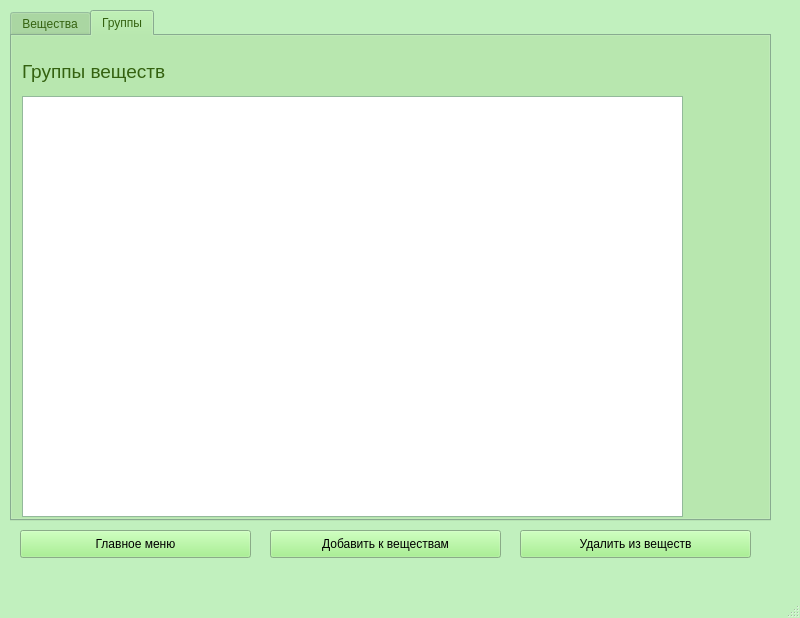
<?xml version="1.0" encoding="UTF-8"?>
<ui version="4.0">
 <class>MainWindow</class>
 <widget class="QMainWindow" name="MainWindow">
  <property name="geometry">
   <rect>
    <x>0</x>
    <y>0</y>
    <width>800</width>
    <height>618</height>
   </rect>
  </property>
  <property name="palette">
   <palette>
    <active>
     <colorrole role="WindowText">
      <brush brushstyle="SolidPattern">
       <color alpha="255">
        <red>52</red>
        <green>98</green>
        <blue>16</blue>
       </color>
      </brush>
     </colorrole>
     <colorrole role="Button">
      <brush brushstyle="SolidPattern">
       <color alpha="255">
        <red>147</red>
        <green>240</green>
        <blue>121</blue>
       </color>
      </brush>
     </colorrole>
     <colorrole role="Text">
      <brush brushstyle="SolidPattern">
       <color alpha="255">
        <red>44</red>
        <green>85</green>
        <blue>38</blue>
       </color>
      </brush>
     </colorrole>
     <colorrole role="Base">
      <brush brushstyle="SolidPattern">
       <color alpha="255">
        <red>255</red>
        <green>255</green>
        <blue>255</blue>
       </color>
      </brush>
     </colorrole>
     <colorrole role="Window">
      <brush brushstyle="SolidPattern">
       <color alpha="255">
        <red>193</red>
        <green>240</green>
        <blue>190</blue>
       </color>
      </brush>
     </colorrole>
    </active>
    <inactive>
     <colorrole role="WindowText">
      <brush brushstyle="SolidPattern">
       <color alpha="255">
        <red>52</red>
        <green>98</green>
        <blue>16</blue>
       </color>
      </brush>
     </colorrole>
     <colorrole role="Button">
      <brush brushstyle="SolidPattern">
       <color alpha="255">
        <red>147</red>
        <green>240</green>
        <blue>121</blue>
       </color>
      </brush>
     </colorrole>
     <colorrole role="Text">
      <brush brushstyle="SolidPattern">
       <color alpha="255">
        <red>44</red>
        <green>85</green>
        <blue>38</blue>
       </color>
      </brush>
     </colorrole>
     <colorrole role="Base">
      <brush brushstyle="SolidPattern">
       <color alpha="255">
        <red>255</red>
        <green>255</green>
        <blue>255</blue>
       </color>
      </brush>
     </colorrole>
     <colorrole role="Window">
      <brush brushstyle="SolidPattern">
       <color alpha="255">
        <red>193</red>
        <green>240</green>
        <blue>190</blue>
       </color>
      </brush>
     </colorrole>
    </inactive>
    <disabled>
     <colorrole role="WindowText">
      <brush brushstyle="SolidPattern">
       <color alpha="255">
        <red>120</red>
        <green>120</green>
        <blue>120</blue>
       </color>
      </brush>
     </colorrole>
     <colorrole role="Button">
      <brush brushstyle="SolidPattern">
       <color alpha="255">
        <red>147</red>
        <green>240</green>
        <blue>121</blue>
       </color>
      </brush>
     </colorrole>
     <colorrole role="Text">
      <brush brushstyle="SolidPattern">
       <color alpha="255">
        <red>120</red>
        <green>120</green>
        <blue>120</blue>
       </color>
      </brush>
     </colorrole>
     <colorrole role="Base">
      <brush brushstyle="SolidPattern">
       <color alpha="255">
        <red>193</red>
        <green>240</green>
        <blue>190</blue>
       </color>
      </brush>
     </colorrole>
     <colorrole role="Window">
      <brush brushstyle="SolidPattern">
       <color alpha="255">
        <red>193</red>
        <green>240</green>
        <blue>190</blue>
       </color>
      </brush>
     </colorrole>
    </disabled>
   </palette>
  </property>
  <property name="windowTitle">
   <string>MainWindow</string>
  </property>
  <widget class="QWidget" name="centralwidget">
   <widget class="QTabWidget" name="tabWidget">
    <property name="geometry">
     <rect>
      <x>10</x>
      <y>10</y>
      <width>761</width>
      <height>511</height>
     </rect>
    </property>
    <property name="palette">
     <palette>
      <active>
       <colorrole role="Button">
        <brush brushstyle="SolidPattern">
         <color alpha="255">
          <red>159</red>
          <green>220</green>
          <blue>148</blue>
         </color>
        </brush>
       </colorrole>
       <colorrole role="Text">
        <brush brushstyle="SolidPattern">
         <color alpha="255">
          <red>29</red>
          <green>56</green>
          <blue>18</blue>
         </color>
        </brush>
       </colorrole>
       <colorrole role="Base">
        <brush brushstyle="SolidPattern">
         <color alpha="255">
          <red>255</red>
          <green>255</green>
          <blue>255</blue>
         </color>
        </brush>
       </colorrole>
       <colorrole role="Window">
        <brush brushstyle="SolidPattern">
         <color alpha="255">
          <red>191</red>
          <green>240</green>
          <blue>201</blue>
         </color>
        </brush>
       </colorrole>
      </active>
      <inactive>
       <colorrole role="Button">
        <brush brushstyle="SolidPattern">
         <color alpha="255">
          <red>159</red>
          <green>220</green>
          <blue>148</blue>
         </color>
        </brush>
       </colorrole>
       <colorrole role="Text">
        <brush brushstyle="SolidPattern">
         <color alpha="255">
          <red>29</red>
          <green>56</green>
          <blue>18</blue>
         </color>
        </brush>
       </colorrole>
       <colorrole role="Base">
        <brush brushstyle="SolidPattern">
         <color alpha="255">
          <red>255</red>
          <green>255</green>
          <blue>255</blue>
         </color>
        </brush>
       </colorrole>
       <colorrole role="Window">
        <brush brushstyle="SolidPattern">
         <color alpha="255">
          <red>191</red>
          <green>240</green>
          <blue>201</blue>
         </color>
        </brush>
       </colorrole>
      </inactive>
      <disabled>
       <colorrole role="Button">
        <brush brushstyle="SolidPattern">
         <color alpha="255">
          <red>159</red>
          <green>220</green>
          <blue>148</blue>
         </color>
        </brush>
       </colorrole>
       <colorrole role="Text">
        <brush brushstyle="SolidPattern">
         <color alpha="255">
          <red>120</red>
          <green>120</green>
          <blue>120</blue>
         </color>
        </brush>
       </colorrole>
       <colorrole role="Base">
        <brush brushstyle="SolidPattern">
         <color alpha="255">
          <red>191</red>
          <green>240</green>
          <blue>201</blue>
         </color>
        </brush>
       </colorrole>
       <colorrole role="Window">
        <brush brushstyle="SolidPattern">
         <color alpha="255">
          <red>191</red>
          <green>240</green>
          <blue>201</blue>
         </color>
        </brush>
       </colorrole>
      </disabled>
     </palette>
    </property>
    <property name="currentIndex">
     <number>1</number>
    </property>
    <widget class="QWidget" name="tab">
     <attribute name="title">
      <string>Вещества</string>
     </attribute>
     <widget class="QTableWidget" name="elements">
      <property name="geometry">
       <rect>
        <x>10</x>
        <y>60</y>
        <width>661</width>
        <height>421</height>
       </rect>
      </property>
     </widget>
     <widget class="QLabel" name="label">
      <property name="geometry">
       <rect>
        <x>10</x>
        <y>20</y>
        <width>261</width>
        <height>31</height>
       </rect>
      </property>
      <property name="text">
       <string>&lt;html&gt;&lt;head/&gt;&lt;body&gt;&lt;p&gt;&lt;span style=&quot; font-size:14pt;&quot;&gt;Справочник веществ&lt;/span&gt;&lt;/p&gt;&lt;/body&gt;&lt;/html&gt;</string>
      </property>
     </widget>
    </widget>
    <widget class="QWidget" name="tab_2">
     <attribute name="title">
      <string>Группы</string>
     </attribute>
     <widget class="QTableWidget" name="groups">
      <property name="geometry">
       <rect>
        <x>10</x>
        <y>60</y>
        <width>661</width>
        <height>421</height>
       </rect>
      </property>
     </widget>
     <widget class="QLabel" name="label_2">
      <property name="geometry">
       <rect>
        <x>10</x>
        <y>20</y>
        <width>261</width>
        <height>31</height>
       </rect>
      </property>
      <property name="text">
       <string>&lt;html&gt;&lt;head/&gt;&lt;body&gt;&lt;p&gt;&lt;span style=&quot; font-size:14pt;&quot;&gt;Группы веществ&lt;/span&gt;&lt;/p&gt;&lt;/body&gt;&lt;/html&gt;</string>
      </property>
     </widget>
    </widget>
   </widget>
   <widget class="QPushButton" name="to_menu_button">
    <property name="geometry">
     <rect>
      <x>20</x>
      <y>530</y>
      <width>231</width>
      <height>28</height>
     </rect>
    </property>
    <property name="text">
     <string>Главное меню</string>
    </property>
   </widget>
   <widget class="QPushButton" name="add_to_bd">
    <property name="geometry">
     <rect>
      <x>270</x>
      <y>530</y>
      <width>231</width>
      <height>28</height>
     </rect>
    </property>
    <property name="text">
     <string>Добавить к веществам</string>
    </property>
   </widget>
   <widget class="QPushButton" name="del_from_bd">
    <property name="geometry">
     <rect>
      <x>520</x>
      <y>530</y>
      <width>231</width>
      <height>28</height>
     </rect>
    </property>
    <property name="text">
     <string>Удалить из веществ</string>
    </property>
   </widget>
  </widget>
  <widget class="QMenuBar" name="menubar">
   <property name="geometry">
    <rect>
     <x>0</x>
     <y>0</y>
     <width>800</width>
     <height>26</height>
    </rect>
   </property>
  </widget>
  <widget class="QStatusBar" name="statusbar"/>
 </widget>
 <resources/>
 <connections/>
</ui>
